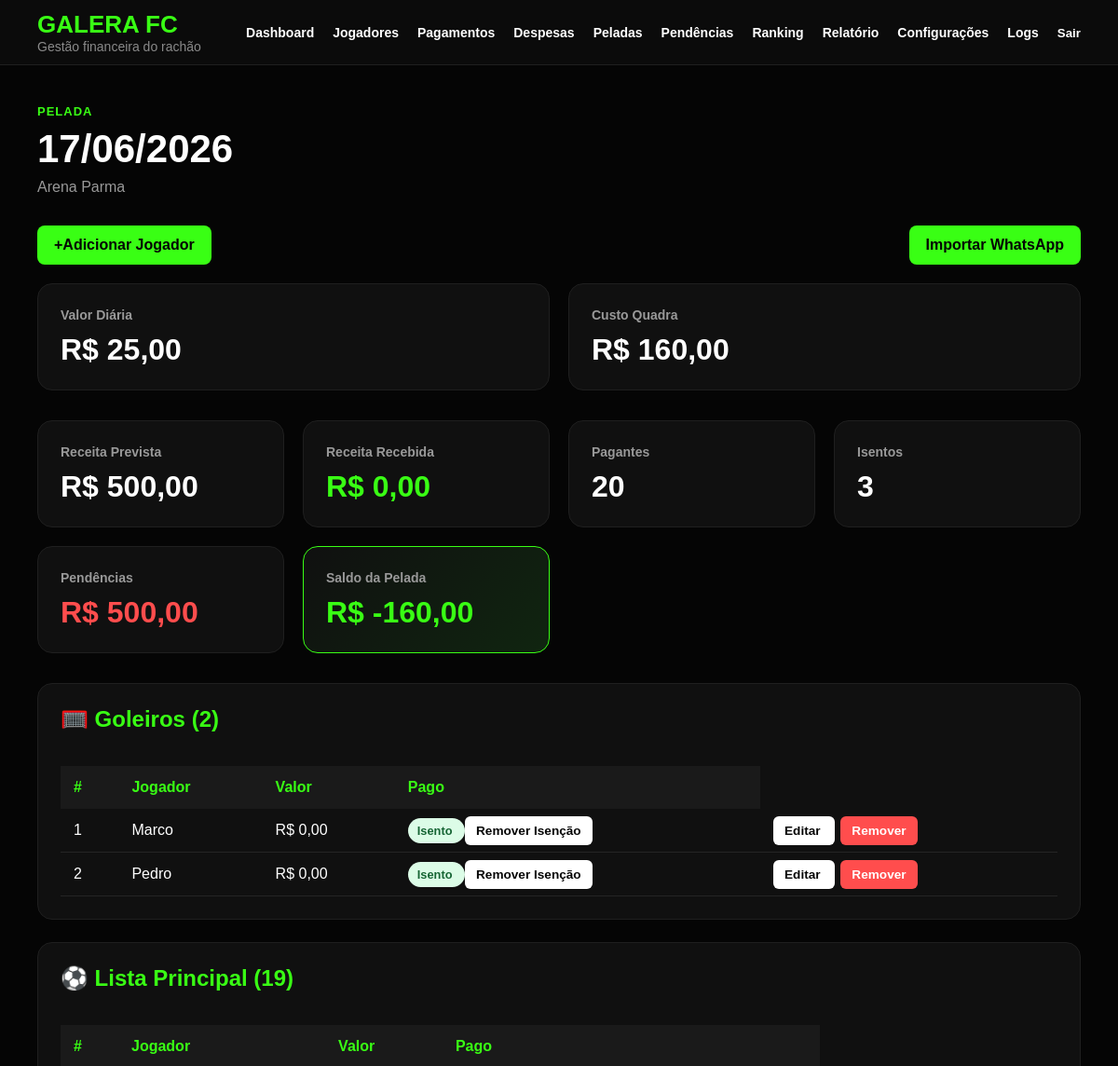
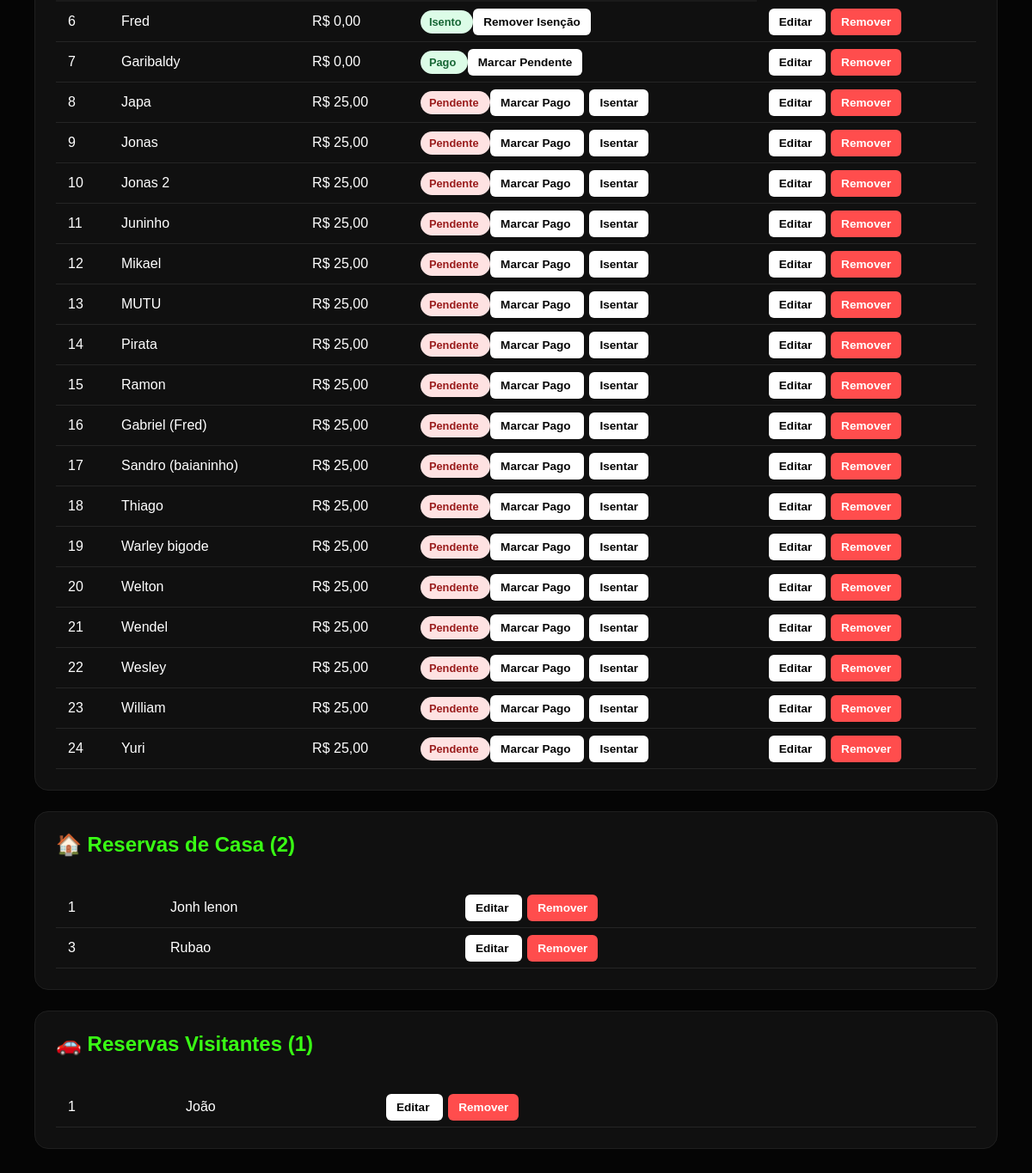
Screenshot of /peladas/2/ (signed in) with the database file from the repository (2 pictures, top to bottom).
### financeiro/models.py (models this page shows, shortened)
class Pelada(models.Model):
    data = models.DateField()
    horario = models.TimeField(blank=True, null=True)
    local = models.CharField(max_length=100, blank=True)
    valor_diaria = models.DecimalField(max_digits=10, decimal_places=2)
    custo_quadra = models.DecimalField(max_digits=10, decimal_places=2, default=0)
    observacao = models.TextField(blank=True)
    criada_em = models.DateTimeField(auto_now_add=True)

class PresencaPelada(models.Model):
    TIPO_LISTA_CHOICES = [
        ('GOLEIRO', 'Goleiro'),
        ('LISTA', 'Lista Principal'),
        ('RESERVA_CASA', 'Reserva de Casa'),
        ('RESERVA_VISITANTE', 'Reserva Visitante'),
    ]
    pelada = models.ForeignKey(
        Pelada,
        on_delete=models.CASCADE,
        related_name='presencas'
    )
    jogador = models.ForeignKey(
        Jogador,
        on_delete=models.CASCADE,
        related_name='presencas'
    )
    tipo_lista = models.CharField(
        max_length=20,
        choices=TIPO_LISTA_CHOICES,
        default='LISTA'
    )
    posicao_lista = models.PositiveIntegerField()
    confirmado = models.BooleanField(default=True)
    pago = models.BooleanField(default=False)
    isento = models.BooleanField(default=False)
    valor_cobrado = models.DecimalField(
        max_digits=10,
        decimal_places=2,
        default=0
    )
    observacao = models.TextField(blank=True)
    class Meta:
        unique_together = (
            ('pelada', 'jogador'),
            ('pelada', 'tipo_lista', 'posicao_lista'),
        )
        ordering = [
            'pelada',
            'tipo_lista',
            'posicao_lista'
        ]

class Jogador(models.Model):
    TIPO_CHOICES = [
        ('MENSALISTA', 'Mensalista'),
        ('DIARISTA', 'Diarista'),
        ('VISITANTE', 'Visitante'),
    ]
    nome = models.CharField(max_length=100)
    telefone = models.CharField(max_length=20, blank=True)
    tipo = models.CharField(
        max_length=20,
        choices=TIPO_CHOICES,
        default='DIARISTA'
    )
    valor_mensal = models.DecimalField(
        max_digits=10,
        decimal_places=2,
        default=0
    )
    desconto_percentual = models.DecimalField(
        max_digits=5,
        decimal_places=2,
        default=0
    )
    ativo = models.BooleanField(default=True)
    criado_em = models.DateTimeField(
        auto_now_add=True
    )

### financeiro/views.py (the view)
# urls.py: path('peladas/<int:pk>/', views.pelada_detalhe, name='pelada_detalhe'),
@login_required
def pelada_detalhe(request, pk):
    pelada = get_object_or_404(
        Pelada,
        pk=pk
    )
    goleiros = pelada.presencas.filter(
        tipo_lista='GOLEIRO'
    ).order_by('posicao_lista')
    lista_principal = pelada.presencas.filter(
        tipo_lista='LISTA'
    ).order_by('posicao_lista')
    reservas_casa = pelada.presencas.filter(
        tipo_lista='RESERVA_CASA'
    ).order_by('posicao_lista')
    reservas_visitantes = pelada.presencas.filter(
        tipo_lista='RESERVA_VISITANTE'
    ).order_by('posicao_lista')
    todas_presencas = pelada.presencas.all()
    total_isentos = todas_presencas.filter(
        isento=True
    ).count()
    total_pagantes = todas_presencas.filter(
        isento=False,
        valor_cobrado__gt=0
    ).count()
    receita_prevista = sum(item.valor_cobrado for item in todas_presencas if not item.isento)
    receita_recebida = sum(item.valor_cobrado for item in todas_presencas if item.pago and not item.isento)
    pendencias = receita_prevista - receita_recebida
    saldo_pelada = receita_recebida - pelada.custo_quadra
    total_goleiros = goleiros.count()
    total_lista = lista_principal.count()
    total_reservas_casa = reservas_casa.count()
    total_reservas_visitantes = reservas_visitantes.count()
    return render(
        request,
        'financeiro/pelada_detalhe.html',
        {
            'pelada': pelada,
            'goleiros': goleiros,
            'lista_principal': lista_principal,
            'reservas_casa': reservas_casa,
            'reservas_visitantes': reservas_visitantes,
            'total_goleiros': total_goleiros,
            'total_lista': total_lista,
            'total_reservas_casa': total_reservas_casa,
            'total_reservas_visitantes': total_reservas_visitantes,
            'total_isentos': total_isentos,
            'total_pagantes': total_pagantes,
            'receita_prevista': receita_prevista,
            'receita_recebida': receita_recebida,
            'pendencias': pendencias,
            'saldo_pelada': saldo_pelada,
        }
    )

### templates/financeiro/pelada_detalhe.html (shortened to what this page needs)
{% extends 'financeiro/base.html' %}
{% block content %}
<div class="page-header">
   <span>Pelada</span>
   <h1>
      {{ pelada.data|date:"d/m/Y" }}
   </h1>
   <p>
      {{ pelada.local }}
   </p>
</div>
<div class="section-header">
   <a href="{% url 'financeiro:adicionar_presenca' pelada.id %}" class="btn-primary">
      +Adicionar Jogador
   </a>
   <a
      href="{% url 'financeiro:importar_lista_whatsapp' pelada.id %}"
      class="btn-primary"
   >
      Importar WhatsApp
   </a>
</div>
<div class="cards">
   <div class="card">
      <span>Valor Diária</span>
      <strong>R$ {{ pelada.valor_diaria }}</strong>
   </div>
   <div class="card">
      <span>Custo Quadra</span>
      <strong>R$ {{ pelada.custo_quadra }}</strong>
   </div>
</div>
<div class="cards">
   <div class="card">
      <span>Receita Prevista</span>
      <strong>R$ {{ receita_prevista }}</strong>
   </div>
   <div class="card">
      <span>Receita Recebida</span>
      <strong class="money-positive">R$ {{ receita_recebida }}</strong>
   </div>
   <div class="card">
      <span>Pagantes</span>
      <strong>{{ total_pagantes }}</strong>
   </div>
   <div class="card">
      <span>Isentos</span>
      <strong>{{ total_isentos }}</strong>
   </div>
   <div class="card">
      <span>Pendências</span>
      <strong class="money-negative">R$ {{ pendencias }}</strong>
   </div>
   <div class="card highlight">
      <span>Saldo da Pelada</span>
      <strong>R$ {{ saldo_pelada }}</strong>
   </div>
</div>
<div class="section">
   <div class="section-header">
      <h2>🥅 Goleiros ({{ total_goleiros }})</h2>
   </div>
   <table class="table">
      <thead>
         <tr>
            <th>#</th>
            <th>Jogador</th>
            <th>Valor</th>
            <th>Pago</th>
         </tr>
      </thead>
      <tbody>
         {% for item in goleiros %}
         <tr>
            <td>{{ item.posicao_lista }}</td>
            <td>{{ item.jogador.nome }}</td>
            <td>
               {% if item.isento %}
                  R$ 0,00
               {% else %}
                  R$ {{ item.valor_cobrado }}
               {% endif %}
            </td>
            <td>
               {% if item.isento %}
                  <span class="badge-success">
                     Isento
                  </span>
                  <a
                     href="{% url 'financeiro:remover_isencao' item.id %}"
                     class="btn-small"
                  >
                     Remover Isenção
                  </a>
               {% elif item.pago %}
                  <span class="badge-success">
                     Pago
                  </span>
               {% endif %}
            </td>
            <td>
               <a
                  href="{% url 'financeiro:editar_presenca' item.id %}"
                  class="btn-small"
               >
                  Editar
               </a>
               <a
                  href="{% url 'financeiro:remover_presenca' item.id %}"
                  class="btn-small danger"
               >
                  Remover
               </a>
            </td>
         </tr>
         {% empty %}
         <tr>
            <td colspan="3" class="empty">
               Nenhum goleiro cadastrado.
            </td>
         </tr>
         {% endfor %}
      </tbody>
   </table>
</div>
<div class="section">
   <div class="section-header">
      <h2>⚽ Lista Principal ({{ total_lista }})</h2>
   </div>
   <table class="table">
      <thead>
         <tr>
            <th>#</th>
            <th>Jogador</th>
            <th>Valor</th>
            <th>Pago</th>
         </tr>
      </thead>
      <tbody>
         {% for item in lista_principal %}
         <tr>
            <td>{{ item.posicao_lista }}</td>
            <td>{{ item.jogador.nome }}</td>
            <td>
               {% if item.isento %}
                  R$ 0,00
               {% else %}
                  R$ {{ item.valor_cobrado }}
               {% endif %}
            </td>
            <td>
               {% if item.isento %}
                  <span class="badge-success">
                     Isento
                  </span>
                  <a
                     href="{% url 'financeiro:remover_isencao' item.id %}"
                     class="btn-small"
                  >
                     Remover Isenção
                  </a>
               {% elif item.pago %}
                  <span class="badge-success">
                     Pago
                  </span>
                  <a href="{% url 'financeiro:marcar_presenca_pendente' item.id %}" class="btn-small">
                     Marcar Pendente
                  </a>
               {% else %}
                  <span class="badge-danger">
                     Pendente
                  </span>
                  <a
                     href="{% url 'financeiro:registrar_pagamento' item.id %}"
                     class="btn-small"
                  >
                     Marcar Pago
                  </a>
                  <a
                     href="{% url 'financeiro:marcar_isento' item.id %}"
                     class="btn-small"
                  >
                     Isentar
                  </a>
               {% endif %}
            </td>
            <td>
               <a
                  href="{% url 'financeiro:editar_presenca' item.id %}"
                  class="btn-small"
               >
                  Editar
               </a>
               <a
                  href="{% url 'financeiro:remover_presenca' item.id %}"
                  class="btn-small danger"
               >
                  Remover
               </a>
            </td>
         </tr>
         {% empty %}
         <tr>
            <td colspan="3" class="empty">
               Nenhum jogador na lista principal.
            </td>
         </tr>
         {% endfor %}
      </tbody>
   </table>
</div>
<div class="section">
   <div class="section-header">
      <h2>🏠 Reservas de Casa ({{ total_reservas_casa }})</h2>
   </div>
   <table class="table">
      <tbody>
         {% for item in reservas_casa %}
         <tr>
            <td>{{ item.posicao_lista }}</td>
            <td>{{ item.jogador.nome }}</td>
            <td>
               <a
                  href="{% url 'financeiro:editar_presenca' item.id %}"
                  class="btn-small"
               >
                  Editar
               </a>
               <a
                  href="{% url 'financeiro:remover_presenca' item.id %}"
                  class="btn-small danger"
               >
                  Remover
               </a>
            </td>
         </tr>
         {% empty %}
         <tr>
            <td colspan="2" class="empty">
               Nenhum reserva de casa.
            </td>
         </tr>
         {% endfor %}
      </tbody>
   </table>
</div>
<div class="section">
   <div class="section-header">
      <h2>🚗 Reservas Visitantes ({{ total_reservas_visitantes }})</h2>
   </div>
   <table class="table">
      <tbody>
         {% for item in reservas_visitantes %}
         <tr>
            <td>{{ item.posicao_lista }}</td>
            <td>{{ item.jogador.nome }}</td>
            <td>
               <a
                  href="{% url 'financeiro:editar_presenca' item.id %}"
                  class="btn-small"
               >
                  Editar
               </a>
               <a
                  href="{% url 'financeiro:remover_presenca' item.id %}"
                  class="btn-small danger"
               >
                  Remover
               </a>
            </td>
         </tr>
         {% empty %}
         <tr>
            <td colspan="2" class="empty">
               Nenhum visitante na reserva.
            </td>
         </tr>
         {% endfor %}
      </tbody>
   </table>
</div>
{% endblock %}

### static/css/dashboard.css (style rules this page uses)
* { margin: 0; padding: 0; box-sizing: border-box; font-family: Arial, Helvetica, sans-serif; }
body { background: #050505; color: #ffffff; min-height: 100vh; }
.page-header { margin-bottom: 32px; }
.page-header span { color: #39ff14; font-size: 13px; text-transform: uppercase; letter-spacing: 1px; font-weight: 700; }
.page-header h1 { font-size: 42px; margin: 8px 0; }
.page-header p { color: #999; }
.cards { display: grid; grid-template-columns: repeat(auto-fit, minmax(220px, 1fr)); gap: 20px; margin-bottom: 32px; }
.card { background: #101010; border: 1px solid #1f1f1f; border-radius: 16px; padding: 24px; transition: all 0.25s ease; }
.card span { color: #999; font-size: 14px; font-weight: 600; }
.card strong { display: block; margin-top: 10px; font-size: 32px; color: #ffffff; }
.card.highlight { background: linear-gradient(135deg, #101010, #102510); border-color: #39ff14; }
.card.highlight strong { color: #39ff14; }
.section { background: #101010; border: 1px solid #1f1f1f; border-radius: 16px; padding: 24px; margin-top: 24px; }
.section h2 { margin-bottom: 16px; color: #39ff14; }
.money-positive { color: #39ff14 !important; }
.money-negative { color: #ff4d4d !important; }
.section-header { display: flex; justify-content: space-between; align-items: center; gap: 16px; margin-bottom: 20px; }
.btn-primary { background: #39ff14; color: #050505; padding: 12px 18px; border-radius: 8px; text-decoration: none; border: none; font-weight: 800; cursor: pointer; }
.table { width: 100%; border-collapse: collapse; margin-top: 20px; }
.table th { background: #1a1a1a; color: #39ff14; padding: 14px; text-align: left; }
.table td { padding: 14px; border-bottom: 1px solid #252525; }
.btn-small { background: #ffffff; color: #050505; padding: 8px 12px; border-radius: 6px; text-decoration: none; font-size: 0.85rem; font-weight: 700; margin-right: 6px; }
.btn-small.danger { background: #ff4d4d; color: #ffffff; }
.badge-success { background: #dcfce7; color: #166534; padding: 6px 10px; border-radius: 999px; font-size: 0.8rem; font-weight: 700; }
.badge-danger { background: #fee2e2; color: #991b1b; padding: 6px 10px; border-radius: 999px; font-size: 0.8rem; font-weight: 700; }
.table { min-width: 800px; }
.section { overflow-x: auto; }

### rows the page displays
Pelada: data "17/06/2026", local "Arena Parma", valor_diaria "25,00", custo_quadra "160,00"
PresencaPelada: posicao_lista "1", jogador.nome "Marco", isento "R$ 0,00"
PresencaPelada: posicao_lista "2", jogador.nome "Pedro", isento "R$ 0,00"
PresencaPelada: posicao_lista "6", jogador.nome "Fred", isento "R$ 0,00"
PresencaPelada: posicao_lista "7", jogador.nome "Garibaldy", valor_cobrado "0,00", isento "Pago"
PresencaPelada: posicao_lista "8", jogador.nome "Japa", valor_cobrado "25,00", isento "Pendente"
PresencaPelada: posicao_lista "9", jogador.nome "Jonas", valor_cobrado "25,00", isento "Pendente"
PresencaPelada: posicao_lista "10", jogador.nome "Jonas 2", valor_cobrado "25,00", isento "Pendente"
PresencaPelada: posicao_lista "11", jogador.nome "Juninho", valor_cobrado "25,00", isento "Pendente"
PresencaPelada: posicao_lista "12", jogador.nome "Mikael", valor_cobrado "25,00", isento "Pendente"
PresencaPelada: posicao_lista "13", jogador.nome "MUTU", valor_cobrado "25,00", isento "Pendente"
PresencaPelada: posicao_lista "14", jogador.nome "Pirata", valor_cobrado "25,00", isento "Pendente"
PresencaPelada: posicao_lista "15", jogador.nome "Ramon", valor_cobrado "25,00", isento "Pendente"
PresencaPelada: posicao_lista "16", jogador.nome "Gabriel (Fred)", valor_cobrado "25,00", isento "Pendente"
PresencaPelada: posicao_lista "17", jogador.nome "Sandro (baianinho)", valor_cobrado "25,00", isento "Pendente"
PresencaPelada: posicao_lista "18", jogador.nome "Thiago", valor_cobrado "25,00", isento "Pendente"
PresencaPelada: posicao_lista "19", jogador.nome "Warley bigode", valor_cobrado "25,00", isento "Pendente"
PresencaPelada: posicao_lista "20", jogador.nome "Welton", valor_cobrado "25,00", isento "Pendente"
PresencaPelada: posicao_lista "21", jogador.nome "Wendel", valor_cobrado "25,00", isento "Pendente"
PresencaPelada: posicao_lista "22", jogador.nome "Wesley", valor_cobrado "25,00", isento "Pendente"
PresencaPelada: posicao_lista "23", jogador.nome "William", valor_cobrado "25,00", isento "Pendente"
PresencaPelada: posicao_lista "24", jogador.nome "Yuri", valor_cobrado "25,00", isento "Pendente"
PresencaPelada: posicao_lista "1", jogador.nome "Jonh lenon"
PresencaPelada: posicao_lista "3", jogador.nome "Rubao"
PresencaPelada: posicao_lista "1", jogador.nome "João"

### other values shown
{{ receita_prevista }} "500,00"
{{ receita_recebida }} "0,00"
{{ total_pagantes }} "20"
{{ total_isentos }} "3"
{{ pendencias }} "500,00"
{{ saldo_pelada }} "-160,00"
{{ total_goleiros }} "2"
{{ total_lista }} "19"
{{ total_reservas_casa }} "2"
{{ total_reservas_visitantes }} "1"
